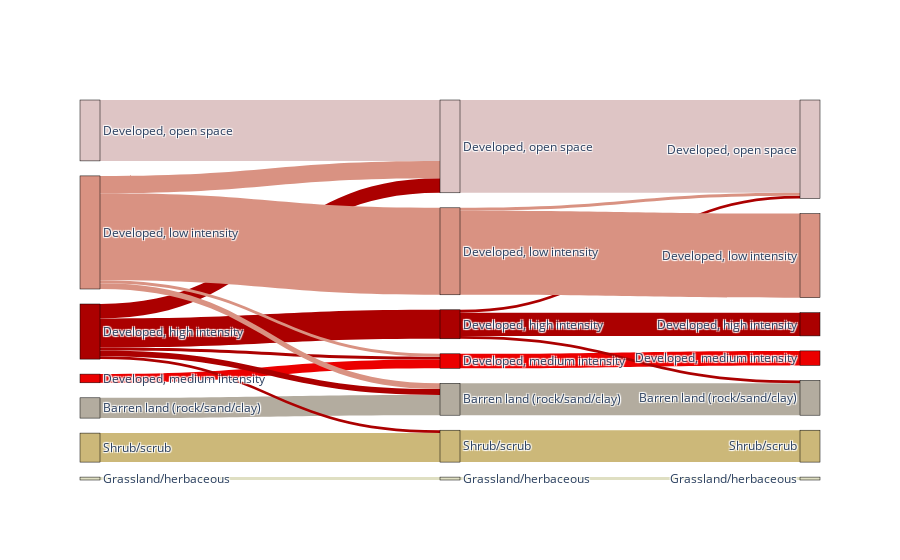

Here is the notebook cell this chart was saved with:
### Markdown cell above
## NLCD

### Code cell
vegas = ee.Geometry.Polygon([[[-115.01184401606046, 36.24170785506492],
          [-114.98849806879484, 36.29928186470082],
          [-115.25628981684171, 36.35238941394592],
          [-115.34692702387296, 36.310348922031565],
          [-115.37988600824796, 36.160811202271944],
          [-115.30298171137296, 36.03653336474891],
          [-115.25628981684171, 36.05207884201088],
          [-115.26590285395109, 36.226199908103695],
          [-115.19174513910734, 36.25499793268206]]])

img_list = [ee.Image(f"USGS/NLCD/NLCD2001"), ee.Image(f"USGS/NLCD/NLCD2011"), ee.Image(f"USGS/NLCD/NLCD2016")]
label_list = [2001, 2011, 2016]

dataset = sankee.datasets.nlcd2016

data = sankee.sample(img_list, vegas, dataset, label_list=label_list)
plot = sankee.plot(data, dataset=dataset, max_classes=99)
plot

### Figure 1 — Plotly figure (JSON) as saved in the notebook; plotly's stock layout.template omitted (floating-point values rounded to 4 significant figures)
{"data": [{"link": {"color": ["#ccb879", "#b3ac9f", "#dec5c5", "#eb0000", "#ab0000", "#ab0000", "#ab0000", "#ab0000", "#ab0000", "#d99282", "#d99282", "#d99282", "#d99282", "#dfdfc2", "#ccb879", "#b3ac9f", "#dec5c5", "#eb0000", "#ab0000", "#ab0000", "#ab0000", "#d99282", "#d99282", "#dfdfc2"], "customdata": ["100% of Developed, open space became Developed, open space", "100% of Developed, low intensity became Developed, low intensity", "100% of Developed, medium intensity became Developed, medium intensity", "100% of Developed, high intensity became Developed, high intensity", "5% of Barren land (rock/sand/clay) became Developed, open space", "11% of Barren land (rock/sand/clay) became Developed, low intensity", "26% of Barren land (rock/sand/clay) became Developed, medium intensity", "5% of Barren land (rock/sand/clay) became Developed, high intensity", "53% of Barren land (rock/sand/clay) became Barren land (rock/sand/clay)", "5% of Shrub/scrub became Developed, low intensity", "15% of Shrub/scrub became Developed, medium intensity", "3% of Shrub/scrub became Developed, high intensity", "77% of Shrub/scrub became Shrub/scrub", "100% of Grassland/herbaceous became Grassland/herbaceous", "100% of Developed, open space became Developed, open space", "100% of Developed, low intensity became Developed, low intensity", "100% of Developed, medium intensity became Developed, medium intensity", "100% of Developed, high intensity became Developed, high intensity", "10% of Barren land (rock/sand/clay) became Developed, low intensity", "10% of Barren land (rock/sand/clay) became Developed, medium intensity", "80% of Barren land (rock/sand/clay) became Barren land (rock/sand/clay)", "3% of Shrub/scrub became Developed, medium intensity", "97% of Shrub/scrub became Shrub/scrub", "100% of Grassland/herbaceous became Grassland/herbaceous"], "hovertemplate": "%{customdata} <extra></extra>", "source": [5, 4, 0, 2, 3, 3, 3, 3, 3, 1, 1, 1, 1, 6, 12, 11, 7, 9, 10, 10, 10, 8, 8, 13], "target": [12, 11, 7, 9, 12, 11, 7, 9, 10, 11, 7, 9, 8, 13, 19, 18, 14, 16, 18, 14, 17, 14, 15, 20], "value": [10, 7, 21, 3, 1, 2, 5, 1, 10, 2, 6, 1, 30, 1, 11, 11, 32, 5, 1, 1, 8, 1, 29, 1]}, "node": {"color": ["#dec5c5", "#d99282", "#eb0000", "#ab0000", "#b3ac9f", "#ccb879", "#dfdfc2", "#dec5c5", "#d99282", "#eb0000", "#ab0000", "#b3ac9f", "#ccb879", "#dfdfc2", "#dec5c5", "#d99282", "#eb0000", "#ab0000", "#b3ac9f", "#ccb879", "#dfdfc2", "#dec5c5", "#d99282", "#eb0000", "#ab0000", "#b3ac9f", "#ccb879", "#dfdfc2"], "customdata": ["2001", "2001", "2001", "2001", "2001", "2001", "2001", "2011", "2011", "2011", "2011", "2011", "2011", "2011", "2016", "2016", "2016", "2016", "2016", "2016", "2016"], "hovertemplate": "%{customdata}<extra></extra>", "label": ["Developed, open space", "Developed, low intensity", "Developed, medium intensity", "Developed, high intensity", "Barren land (rock/sand/clay)", "Shrub/scrub", "Grassland/herbaceous", "Developed, open space", "Developed, low intensity", "Developed, medium intensity", "Developed, high intensity", "Barren land (rock/sand/clay)", "Shrub/scrub", "Grassland/herbaceous", "Developed, open space", "Developed, low intensity", "Developed, medium intensity", "Developed, high intensity", "Barren land (rock/sand/clay)", "Shrub/scrub", "Grassland/herbaceous", "Developed, open space", "Developed, low intensity", "Developed, medium intensity", "Developed, high intensity", "Barren land (rock/sand/clay)", "Shrub/scrub", "Grassland/herbaceous"], "line": {"color": "black", "width": 0.5}, "pad": 15, "thickness": 20}, "type": "sankey"}], "layout": {}}
